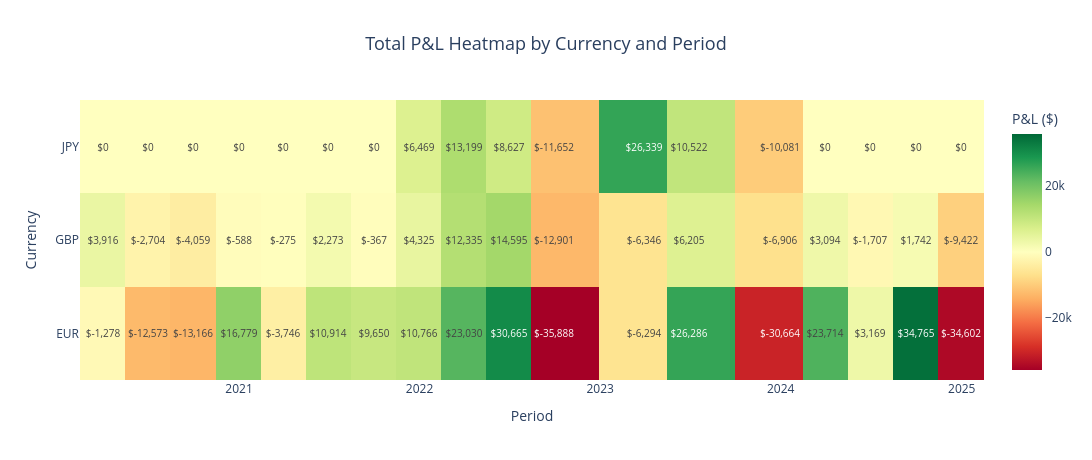
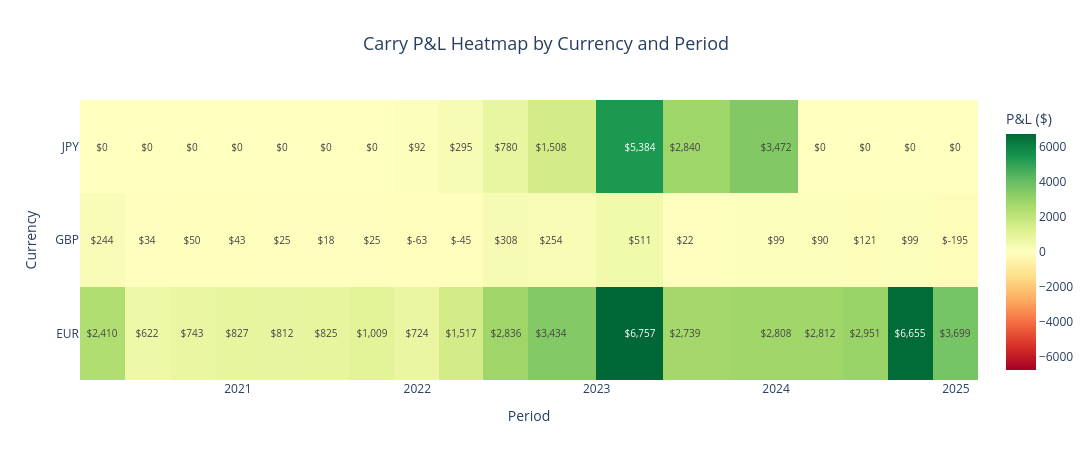

Notebook source saved alongside these figures, in order:
### Markdown cell above
### 8.4 Plot P&L Heatmap (Currency × Period Matrix)

### Code cell
# 8.4.1 Total P&L heatmap
print("\nPlotting P&L heatmap (Currencies × Periods)...")
fig5 = trade_portfolio.plot_pnl_heatmap(period='Q', component='total', cumulative=False)
fig5.show()

print("\n" + "="*80)

# 8.4.2 Carry P&L heatmap
print("\nPlotting Carry P&L heatmap...")
fig6 = trade_portfolio.plot_pnl_heatmap(period='Q', component='carry', cumulative=False)
fig6.show()

print("\n✓ Color intensity shows magnitude of P&L:")
print("  Green = Positive P&L (gains)")
print("  Red   = Negative P&L (losses)")
print("\nUse cases:")
print("  - Quick pattern identification (which currencies/periods performed best)")
print("  - Compare carry vs spot across full history")
print("  - Identify seasonal or cyclical patterns in P&L")

### Figure 1 — Plotly figure (JSON) as saved in the notebook; plotly's stock layout.template omitted (floating-point values rounded to 4 significant figures)
{"data": [{"colorbar": {"title": {"text": "P&L ($)"}}, "colorscale": [[0, "rgb(165,0,38)"], [0.1, "rgb(215,48,39)"], [0.2, "rgb(244,109,67)"], [0.3, "rgb(253,174,97)"], [0.4, "rgb(254,224,139)"], [0.5, "rgb(255,255,191)"], [0.6, "rgb(217,239,139)"], [0.7, "rgb(166,217,106)"], [0.8, "rgb(102,189,99)"], [0.9, "rgb(26,152,80)"], [1, "rgb(0,104,55)"]], "hovertemplate": "Currency: %{y}<br>Date: %{x|%Y-%m-%d}<br>P&L: $%{z:,.0f}<extra></extra>", "text": [[-1278.0, -12570.0, -13170.0, 16780.0, -3746.0, 10910.0, 9650.0, 10770.0, 23030.0, 30660.0, -35890.0, -6294.0, 26290.0, -30660.0, 23710.0, 3169.0, 34770.0, -34600.0], [3916.0, -2704.0, -4059.0, -588.4, -274.9, 2273.0, -366.7, 4325.0, 12330.0, 14590.0, -12900.0, -6346.0, 6205.0, -6906.0, 3094.0, -1707.0, 1742.0, -9422.0], [0.0, 0.0, 0.0, 0.0, 0.0, 0.0, 0.0, 6469.0, 13200.0, 8627.0, -11650.0, 26340.0, 10520.0, -10080.0, 0.0, 0.0, 0.0, 0.0]], "textfont": {"size": 10}, "texttemplate": "$%{text:,.0f}", "type": "heatmap", "x": ["2020-03-31T00:00:00.000000000", "2020-06-30T00:00:00.000000000", "2020-09-30T00:00:00.000000000", "2020-12-31T00:00:00.000000000", "2021-03-31T00:00:00.000000000", "2021-06-30T00:00:00.000000000", "2021-09-30T00:00:00.000000000", "2021-12-31T00:00:00.000000000", "2022-03-31T00:00:00.000000000", "2022-06-30T00:00:00.000000000", "2022-09-30T00:00:00.000000000", "2023-03-31T00:00:00.000000000", "2023-06-30T00:00:00.000000000", "2023-12-31T00:00:00.000000000", "2024-03-31T00:00:00.000000000", "2024-06-30T00:00:00.000000000", "2024-09-30T00:00:00.000000000", "2024-12-31T00:00:00.000000000"], "y": ["EUR", "GBP", "JPY"], "z": [[-1278.0, -12570.0, -13170.0, 16780.0, -3746.0, 10910.0, 9650.0, 10770.0, 23030.0, 30660.0, -35890.0, -6294.0, 26290.0, -30660.0, 23710.0, 3169.0, 34770.0, -34600.0], [3916.0, -2704.0, -4059.0, -588.4, -274.9, 2273.0, -366.7, 4325.0, 12330.0, 14590.0, -12900.0, -6346.0, 6205.0, -6906.0, 3094.0, -1707.0, 1742.0, -9422.0], [0.0, 0.0, 0.0, 0.0, 0.0, 0.0, 0.0, 6469.0, 13200.0, 8627.0, -11650.0, 26340.0, 10520.0, -10080.0, 0.0, 0.0, 0.0, 0.0]], "zmid": 0}], "layout": {"height": 460, "margin": {"b": 80, "l": 80, "r": 80, "t": 100}, "paper_bgcolor": "white", "plot_bgcolor": "white", "title": {"font": {"size": 18}, "text": "Total P&L Heatmap by Currency and Period", "x": 0.5, "xanchor": "center"}, "width": 1200, "xaxis": {"title": {"text": "Period"}}, "yaxis": {"title": {"text": "Currency"}}}}

### Figure 2 — Plotly figure (JSON) as saved in the notebook; plotly's stock layout.template omitted (floating-point values rounded to 4 significant figures)
{"data": [{"colorbar": {"title": {"text": "P&L ($)"}}, "colorscale": [[0, "rgb(165,0,38)"], [0.1, "rgb(215,48,39)"], [0.2, "rgb(244,109,67)"], [0.3, "rgb(253,174,97)"], [0.4, "rgb(254,224,139)"], [0.5, "rgb(255,255,191)"], [0.6, "rgb(217,239,139)"], [0.7, "rgb(166,217,106)"], [0.8, "rgb(102,189,99)"], [0.9, "rgb(26,152,80)"], [1, "rgb(0,104,55)"]], "hovertemplate": "Currency: %{y}<br>Date: %{x|%Y-%m-%d}<br>P&L: $%{z:,.0f}<extra></extra>", "text": [[2410.0, 621.5, 742.9, 827.2, 811.9, 825.2, 1009.0, 724.5, 1517.0, 2836.0, 3434.0, 6757.0, 2739.0, 2808.0, 2812.0, 2951.0, 6655.0, 3699.0], [244.0, 34.4, 50.08, 42.91, 24.99, 18.0, 24.63, -63.38, -45.39, 308.0, 253.8, 511.3, 22.48, 98.62, 90.27, 121.0, 99.17, -194.7], [0.0, 0.0, 0.0, 0.0, 0.0, 0.0, 0.0, 91.7, 295.1, 780.3, 1508.0, 5384.0, 2840.0, 3472.0, 0.0, 0.0, 0.0, 0.0]], "textfont": {"size": 10}, "texttemplate": "$%{text:,.0f}", "type": "heatmap", "x": ["2020-03-31T00:00:00.000000000", "2020-06-30T00:00:00.000000000", "2020-09-30T00:00:00.000000000", "2020-12-31T00:00:00.000000000", "2021-03-31T00:00:00.000000000", "2021-06-30T00:00:00.000000000", "2021-09-30T00:00:00.000000000", "2021-12-31T00:00:00.000000000", "2022-03-31T00:00:00.000000000", "2022-06-30T00:00:00.000000000", "2022-09-30T00:00:00.000000000", "2023-03-31T00:00:00.000000000", "2023-06-30T00:00:00.000000000", "2023-12-31T00:00:00.000000000", "2024-03-31T00:00:00.000000000", "2024-06-30T00:00:00.000000000", "2024-09-30T00:00:00.000000000", "2024-12-31T00:00:00.000000000"], "y": ["EUR", "GBP", "JPY"], "z": [[2410.0, 621.5, 742.9, 827.2, 811.9, 825.2, 1009.0, 724.5, 1517.0, 2836.0, 3434.0, 6757.0, 2739.0, 2808.0, 2812.0, 2951.0, 6655.0, 3699.0], [244.0, 34.4, 50.08, 42.91, 24.99, 18.0, 24.63, -63.38, -45.39, 308.0, 253.8, 511.3, 22.48, 98.62, 90.27, 121.0, 99.17, -194.7], [0.0, 0.0, 0.0, 0.0, 0.0, 0.0, 0.0, 91.7, 295.1, 780.3, 1508.0, 5384.0, 2840.0, 3472.0, 0.0, 0.0, 0.0, 0.0]], "zmid": 0}], "layout": {"height": 460, "margin": {"b": 80, "l": 80, "r": 80, "t": 100}, "paper_bgcolor": "white", "plot_bgcolor": "white", "title": {"font": {"size": 18}, "text": "Carry P&L Heatmap by Currency and Period", "x": 0.5, "xanchor": "center"}, "width": 1200, "xaxis": {"title": {"text": "Period"}}, "yaxis": {"title": {"text": "Currency"}}}}
